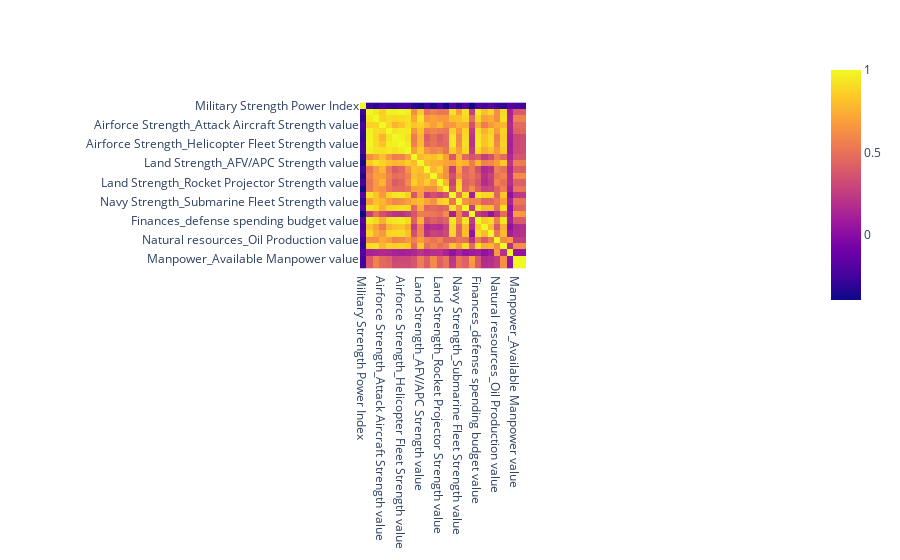

The cell this chart's notebook holds for it:
### Code cell
fig = px.imshow(value_df.corr())
fig.show()

### Figure 1 — Plotly figure (JSON) as saved in the notebook; plotly's stock layout.template omitted (floating-point values rounded to 4 significant figures; data arrays with more than 128 entries replaced by an {"elided": "..."} marker saying what was removed)
{"data": [{"coloraxis": "coloraxis", "hovertemplate": "x: %{x}<br>y: %{y}<br>color: %{z}<extra></extra>", "name": "0", "type": "heatmap", "x": ["Military Strength Power Index", "Airforce Strength_Aircraft Strength value", "Airforce Strength_Fighter/Interceptor Strength value", "Airforce Strength_Attack Aircraft Strength value", "Airforce Strength_Transport Aircraft Fleet Strength value", "Airforce Strength_Trainer Aircraft Fleet value", "Airforce Strength_Helicopter Fleet Strength value", "Airforce Strength_Attack Helicopter Fleet Strength value", "Land Strength_Tank Strength value", "Land Strength_AFV/APC Strength value", "Land Strength_Self-Propelled Artillery Strength value", "Land Strength_Towed Artillery Strength value", "Land Strength_Rocket Projector Strength value", "Navy Strength_Navy Fleet Strengths value", "Navy Strength_Aircraft Carrier Fleet Strength value", "Navy Strength_Submarine Fleet Strength value", "Navy Strength_Destroyer Fleet Strength value", "Navy Strength_Frigate Fleet Strength value", "Finances_defense spending budget value", "Finances_External Debt value", "Logistics_Airport Totals value", "Natural resources_Oil Production value", "Natural resources_Oil Consumption value", "Natural resources_Proven Oil Reserves value", "Manpower_Available Manpower value", "Manpower_Total Population value"], "xaxis": "x", "y": ["Military Strength Power Index", "Airforce Strength_Aircraft Strength value", "Airforce Strength_Fighter/Interceptor Strength value", "Airforce Strength_Attack Aircraft Strength value", "Airforce Strength_Transport Aircraft Fleet Strength value", "Airforce Strength_Trainer Aircraft Fleet value", "Airforce Strength_Helicopter Fleet Strength value", "Airforce Strength_Attack Helicopter Fleet Strength value", "Land Strength_Tank Strength value", "Land Strength_AFV/APC Strength value", "Land Strength_Self-Propelled Artillery Strength value", "Land Strength_Towed Artillery Strength value", "Land Strength_Rocket Projector Strength value", "Navy Strength_Navy Fleet Strengths value", "Navy Strength_Aircraft Carrier Fleet Strength value", "Navy Strength_Submarine Fleet Strength value", "Navy Strength_Destroyer Fleet Strength value", "Navy Strength_Frigate Fleet Strength value", "Finances_defense spending budget value", "Finances_External Debt value", "Logistics_Airport Totals value", "Natural resources_Oil Production value", "Natural resources_Oil Consumption value", "Natural resources_Proven Oil Reserves value", "Manpower_Available Manpower value", "Manpower_Total Population value"], "yaxis": "y", "z": {"elided": "26x26 float values"}}], "layout": {"coloraxis": {"colorscale": [[0, "#0d0887"], [0.1111, "#46039f"], [0.2222, "#7201a8"], [0.3333, "#9c179e"], [0.4444, "#bd3786"], [0.5556, "#d8576b"], [0.6667, "#ed7953"], [0.7778, "#fb9f3a"], [0.8889, "#fdca26"], [1, "#f0f921"]]}, "margin": {"t": 60}, "xaxis": {"anchor": "y", "constrain": "domain", "domain": [0, 1], "scaleanchor": "y"}, "yaxis": {"anchor": "x", "autorange": "reversed", "constrain": "domain", "domain": [0, 1]}}}
